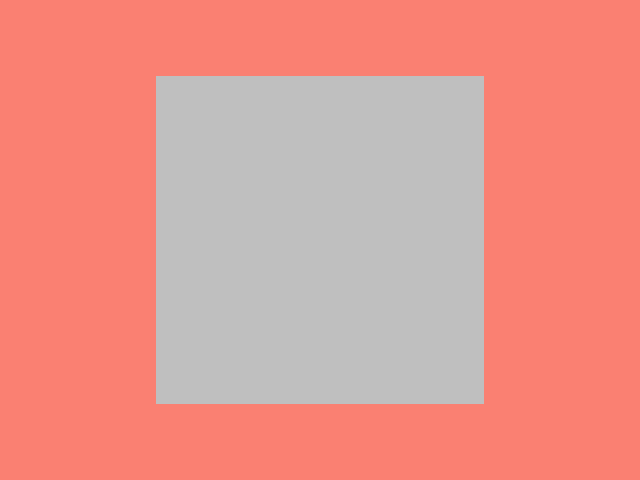

Here is the Python script that generated this plot:
#!/usr/bin/env python

# Render a quadrilateral polygon using vtkPolygon.

# Factory overrides: importing these modules registers the OpenGL rendering
# and interaction style implementations for vtkRenderingCore factory classes.
import vtkmodules.vtkInteractionStyle  # noqa: F401
import vtkmodules.vtkRenderingOpenGL2  # noqa: F401
# VTK pipeline classes used in this example
from vtkmodules.vtkCommonCore import vtkPoints
from vtkmodules.vtkCommonDataModel import (
    vtkCellArray,
    vtkPolyData,
    vtkPolygon,
)
from vtkmodules.vtkRenderingCore import (
    vtkActor,
    vtkPolyDataMapper,
    vtkRenderWindow,
    vtkRenderWindowInteractor,
    vtkRenderer,
)

# Colors (normalized RGB)
silver_rgb = (0.75, 0.75, 0.75)
salmon_background_rgb = (0.980, 0.502, 0.447)

# Data: four points defining a quad
points = vtkPoints()
points.InsertNextPoint(0.0, 0.0, 0.0)
points.InsertNextPoint(1.0, 0.0, 0.0)
points.InsertNextPoint(1.0, 1.0, 0.0)
points.InsertNextPoint(0.0, 1.0, 0.0)

# Cell: a quadrilateral polygon referencing the four points
polygon = vtkPolygon()
polygon.GetPointIds().SetNumberOfIds(4)
polygon.GetPointIds().SetId(0, 0)
polygon.GetPointIds().SetId(1, 1)
polygon.GetPointIds().SetId(2, 2)
polygon.GetPointIds().SetId(3, 3)

polygons = vtkCellArray()
polygons.InsertNextCell(polygon)

# Assemble the polydata
polygon_poly_data = vtkPolyData()
polygon_poly_data.SetPoints(points)
polygon_poly_data.SetPolys(polygons)

# Mapper: map the polygon to graphics primitives
mapper = vtkPolyDataMapper()
mapper.SetInputData(polygon_poly_data)

# Actor: set visual properties and color
actor = vtkActor()
actor.SetMapper(mapper)
actor.GetProperty().SetColor(silver_rgb)

# Renderer: assemble the scene
renderer = vtkRenderer()
renderer.AddActor(actor)
renderer.SetBackground(salmon_background_rgb)

# Window: display the rendered scene
render_window = vtkRenderWindow()
render_window.AddRenderer(renderer)
render_window.SetWindowName("polygon")
render_window.SetMultiSamples(0)
render_window.SetSize(640, 480)

# Interactor: handle mouse and keyboard events
render_window_interactor = vtkRenderWindowInteractor()
render_window_interactor.SetRenderWindow(render_window)

# Launch the interactive visualization
render_window_interactor.Initialize()
render_window_interactor.Start()
